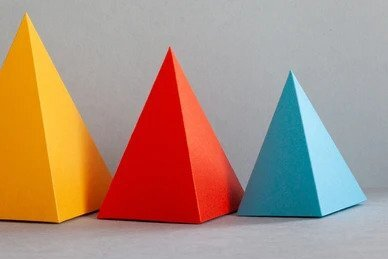
#> input picture color.jpg, 388 x 259 px
$ python blurringImage.py
#> lines starting #> are read from the running program, lines starting #| are printed output that depends on the picture
import cv2
import numpy as np
img = cv2.imread('color.jpg')
#> img is the input picture: shape (259, 388, 3); mean B, G, R 126.7, 143.8, 173.5
blur_img = cv2.GaussianBlur(img,(5,5),0)
img2 = img[100:400,200:400]
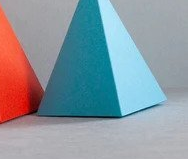
#> img2: shape (159, 188, 3); mean B, G, R 159.8, 151.4, 140.2
cv2.imshow("image",img2)

cv2.waitKey(0)

$ run again, with coffee.jpg copied over color.jpg
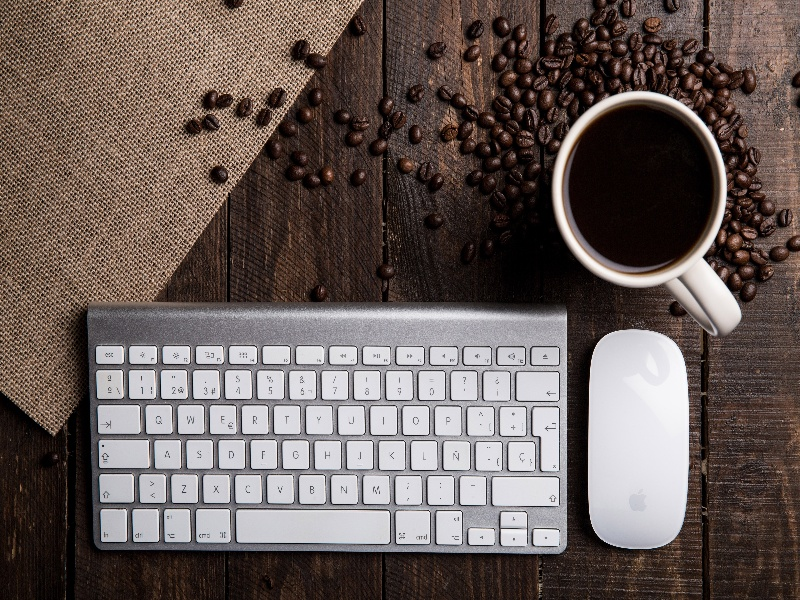
#> input picture coffee.jpg, 800 x 600 px
#> img is the input picture: shape (600, 800, 3); mean B, G, R 88.9, 92.8, 104.9
#> `blur_img = cv2.GaussianBlur(img,(5,5),0)`:
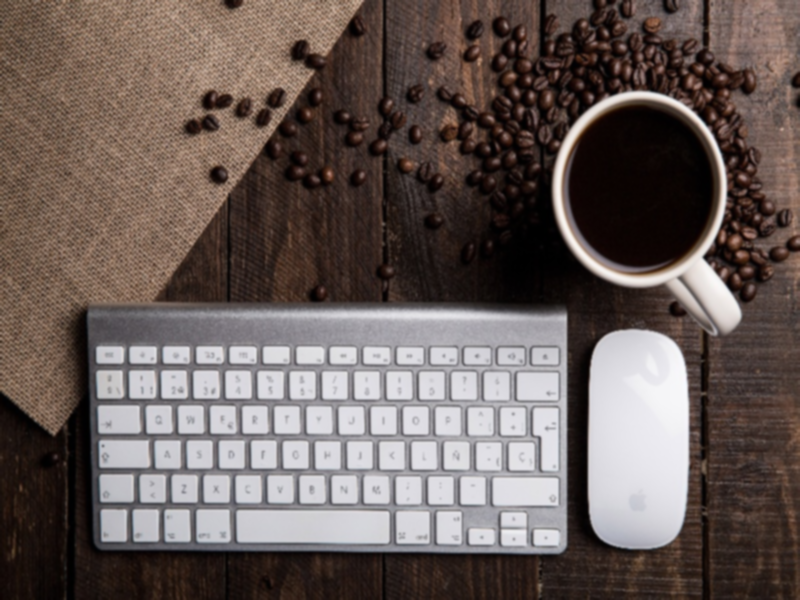
#> blur_img: shape (600, 800, 3); mean B, G, R 88.9, 92.8, 104.9
#> `img2 = img[100:400,200:400]`:
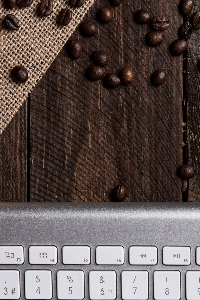
#> img2: shape (300, 200, 3); mean B, G, R 80.9, 84.1, 96.2
